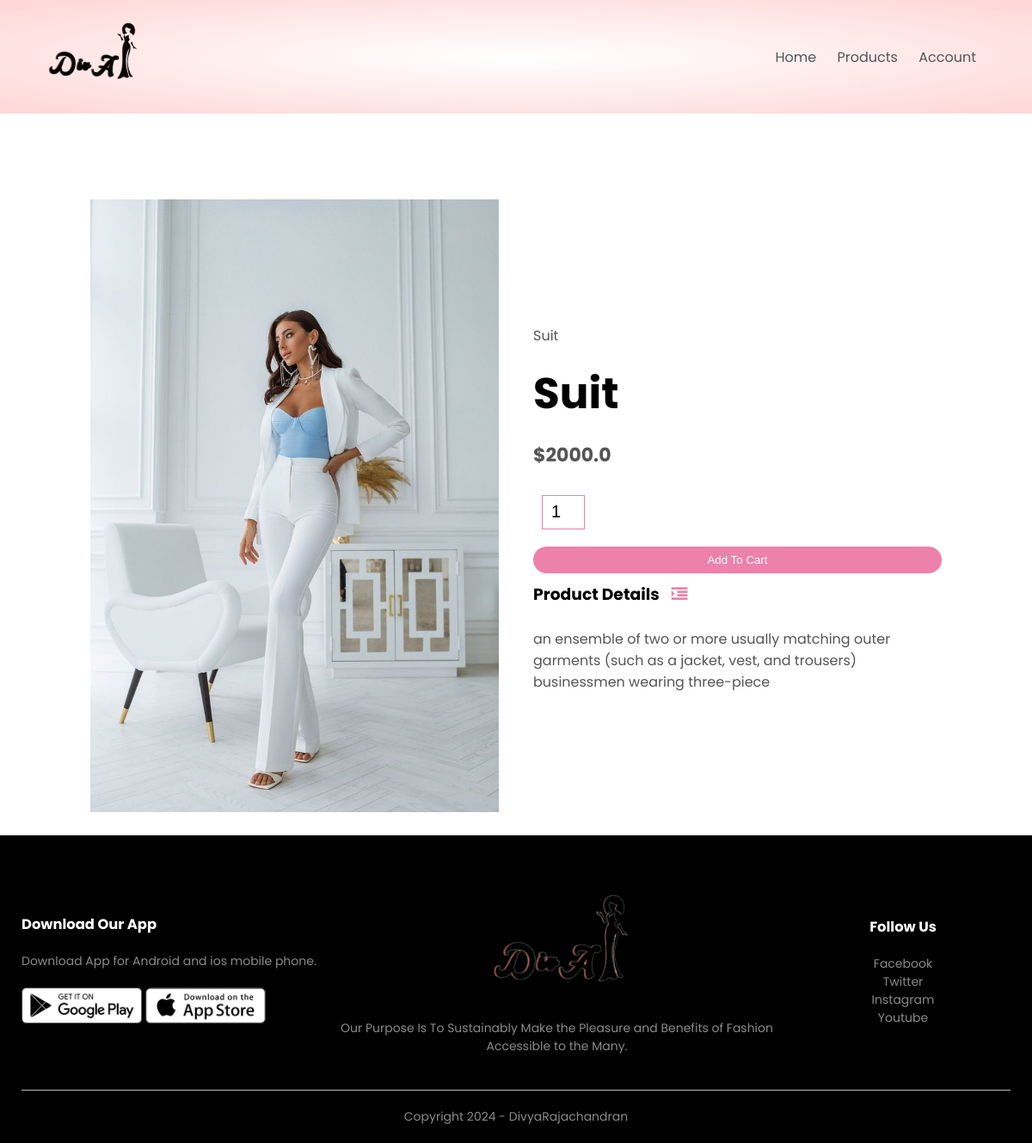
Page /product_details/21 on the committed database.
### products/models.py (models this page shows, shortened)
class Product(models.Model):
    LIVE=1
    DELETE=0
    DELETE_CHOICES=((LIVE,'Live'),(DELETE,'Delete'))
    title=models.CharField(max_length=200)
    price=models.FloatField()
    description=models.TextField()
    image=models.ImageField(upload_to='media/')
    priority=models.IntegerField(default=0)
    delete_status=models.IntegerField(choices=DELETE_CHOICES,default=LIVE)
    Created_at=models.DateTimeField(auto_now_add=True)
    updated_at=models.DateTimeField(auto_now=True)

### products/views.py (the view)
# urls.py: path('product_details/<pk>',views.detail_products,name='detail_product'),
def detail_products(request,pk):
    product=Product.objects.get(pk=pk)
    context={'product':product}
    return render(request,'product_detail.html',context)

### templates/product_detail.html
{% extends 'blank_layout.html'%}
{% block content %}
{% include 'product_description.html'%}
{% endblock content %}

### templates/product_description.html (shortened to what this page needs)
{% load static %}
<div class="small-container single-product">
    <div class="row">
        <div class="col-2">
            <img src="{{product.image.url }}" width="100%" id="ProductImg">
        </div>
        <div class="col-2">
            <p>{{ product.title }}</p>
            <h1>{{ product.title }}</h1>
            <h4>${{ product.price }}</h4>
            <form method="post" action="{% url 'add_to_cart' %}" enctype="multipart/form-data">
            <input type="number" name="quantity" value="1">
            <button type="submit" class="btn">Add To Cart</button>
        </form>
            <h3>Product Details <i class="fa fa-indent"></i></h3>
            <br>
            <p>{{ product.description }}</p>
        </div>
    </div>
</div>

### static/css/style.css (style rules this page uses)
* { margin: 0; padding: 0; box-sizing: border-box; }
body { font-family: 'Poppins', sans-serif; }
p { color: #555; }
.row { display: flex; align-items: center; flex-wrap: wrap; justify-content: space-around; }
.col-2 { flex-basis: 50%; min-width: 300px; }
.col-2 img { max-width: 100%; padding: 50px 0; }
.col-2 h1 { font-size: 50px; line-height: 60px; margin: 25px 0; }
.btn { display: inline-block; background: #ec81aa; color: white; padding: 8px 30px; margin: 30px 0; border-radius: 30px; transition: background 0.5s; }
.small-container { max-width: 1080px; margin: auto; padding-left: 25px; padding-right: 25px; }
h4 { color: #555; font-weight: normal; }
.single-product { margin-top: 80px; }
.single-product .col-2 img { padding: 0; }
.single-product .col-2 { padding: 20px; }
.single-product h4 { margin: 20px 0; font-size: 22px; font-weight: bold; }
.single-product input { width: 50px; height: 40px; padding-left: 10px; font-size: 20px; margin-left: 10px; border: 1px solid #ec81aa; margin-right: 10px; }
.single-product .fa { color: #ec81aa; margin-left: 10px; }
form input { width: 100%; height: 30px; margin: 10px 0; padding: 0 10px; border: 1px solid #ccc; }
form .btn { width: 100%; border: none; cursor: pointer; margin: 10px 0; }

### rows in the picture
Product: image (picture), title "Suit", price "2000.0", description "an ensemble of two or more usually matching outer garments (such as a jacket, vest, and trousers) businessmen wearing three-piece"
